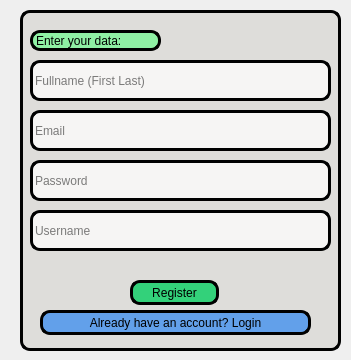
<?xml version="1.0" encoding="UTF-8"?>
<ui version="4.0">
 <class>register_window</class>
 <widget class="QDialog" name="register_window">
  <property name="geometry">
   <rect>
    <x>0</x>
    <y>0</y>
    <width>351</width>
    <height>360</height>
   </rect>
  </property>
  <property name="windowTitle">
   <string>register_window</string>
  </property>
  <widget class="QFrame" name="frame">
   <property name="geometry">
    <rect>
     <x>20</x>
     <y>10</y>
     <width>321</width>
     <height>341</height>
    </rect>
   </property>
   <property name="styleSheet">
    <string notr="true">background-color:rgb(222, 221, 218);
border: 3px solid rgb(0, 0, 0);
border-radius: 10px;
</string>
   </property>
   <property name="frameShape">
    <enum>QFrame::StyledPanel</enum>
   </property>
   <property name="frameShadow">
    <enum>QFrame::Raised</enum>
   </property>
   <widget class="QLabel" name="enter_your_data_label">
    <property name="geometry">
     <rect>
      <x>10</x>
      <y>20</y>
      <width>131</width>
      <height>21</height>
     </rect>
    </property>
    <property name="styleSheet">
     <string notr="true">background-color: rgb(143, 240, 164);
border: 3px solid rgb(0, 0, 0);
border-radius: 10px;
</string>
    </property>
    <property name="text">
     <string>Enter your data:</string>
    </property>
   </widget>
   <widget class="QPushButton" name="register_button">
    <property name="geometry">
     <rect>
      <x>110</x>
      <y>270</y>
      <width>89</width>
      <height>25</height>
     </rect>
    </property>
    <property name="styleSheet">
     <string notr="true">background-color: rgb(51, 209, 122);</string>
    </property>
    <property name="text">
     <string>Register</string>
    </property>
   </widget>
   <widget class="QPushButton" name="login_button">
    <property name="geometry">
     <rect>
      <x>20</x>
      <y>300</y>
      <width>271</width>
      <height>25</height>
     </rect>
    </property>
    <property name="styleSheet">
     <string notr="true">background-color: rgb(98, 160, 234);</string>
    </property>
    <property name="text">
     <string>Already have an account? Login</string>
    </property>
   </widget>
   <widget class="QLineEdit" name="fullname_lineEdit">
    <property name="geometry">
     <rect>
      <x>10</x>
      <y>50</y>
      <width>301</width>
      <height>41</height>
     </rect>
    </property>
    <property name="styleSheet">
     <string notr="true">background-color: rgb(246, 245, 244);</string>
    </property>
    <property name="placeholderText">
     <string>Fullname (First Last)</string>
    </property>
   </widget>
   <widget class="QLineEdit" name="email_lineEdit">
    <property name="geometry">
     <rect>
      <x>10</x>
      <y>100</y>
      <width>301</width>
      <height>41</height>
     </rect>
    </property>
    <property name="styleSheet">
     <string notr="true">background-color: rgb(246, 245, 244);</string>
    </property>
    <property name="frame">
     <bool>true</bool>
    </property>
    <property name="placeholderText">
     <string>Email</string>
    </property>
   </widget>
   <widget class="QLineEdit" name="password_lineEdit">
    <property name="geometry">
     <rect>
      <x>10</x>
      <y>150</y>
      <width>301</width>
      <height>41</height>
     </rect>
    </property>
    <property name="styleSheet">
     <string notr="true">background-color: rgb(246, 245, 244);</string>
    </property>
    <property name="placeholderText">
     <string>Password</string>
    </property>
   </widget>
   <widget class="QLineEdit" name="username_lineEdit">
    <property name="geometry">
     <rect>
      <x>10</x>
      <y>200</y>
      <width>301</width>
      <height>41</height>
     </rect>
    </property>
    <property name="styleSheet">
     <string notr="true">background-color: rgb(246, 245, 244);</string>
    </property>
    <property name="placeholderText">
     <string>Username</string>
    </property>
   </widget>
  </widget>
 </widget>
 <resources/>
 <connections/>
</ui>
